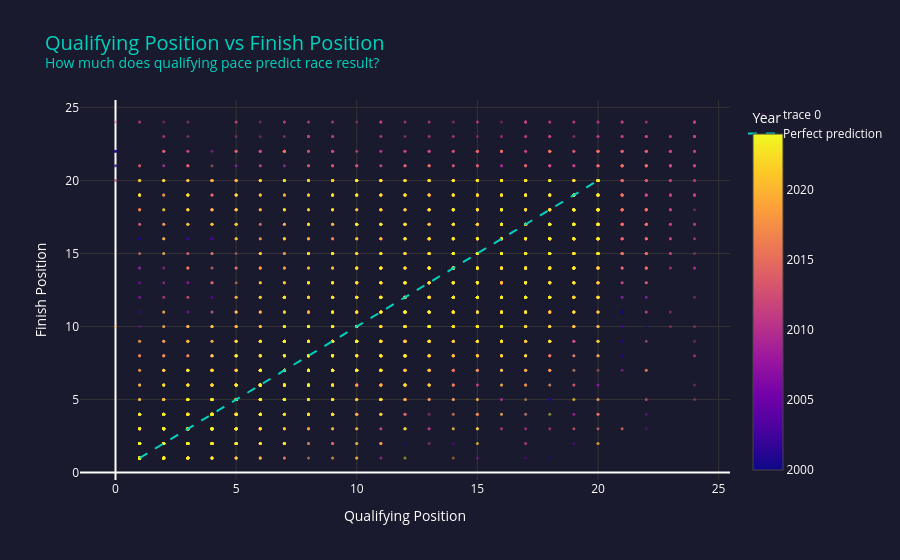

Notebook source saved alongside this figure:
### Markdown cell above
## 6.4 Qualifying Position vs Finish Position

Qualifying position = fastest lap time in qualifying session.
This tells us how fast the car + driver combination is
before the race even starts.

**Key Question:** Is qualifying more predictive than grid?
Let's find out!

### Code cell
fig = go.Figure()

fig.add_trace(go.Scatter(
    x=df['quali_position'],
    y=df['positionOrder'],
    mode='markers',
    marker=dict(
        color=df['year'],
        colorscale='Plasma',
        showscale=True,
        colorbar=dict(title='Year'),
        size=3,
        opacity=0.5
    ),
    text=df['code'],
    hovertemplate='<b>%{text}</b><br>Quali: %{x}<br>Finish: %{y}<extra></extra>'
))

# Perfect prediction line
fig.add_trace(go.Scatter(
    x=list(range(1, 21)),
    y=list(range(1, 21)),
    mode='lines',
    line=dict(color='#00D2BE', width=2, dash='dash'),
    name='Perfect prediction'
))

fig.update_layout(
    title='Qualifying Position vs Finish Position<br><sup>How much does qualifying pace predict race result?</sup>',
    paper_bgcolor='#1a1a2e',
    plot_bgcolor='#1a1a2e',
    font=dict(color='white'),
    title_font=dict(color='#00D2BE', size=20),
    xaxis_title='Qualifying Position',
    yaxis_title='Finish Position',
    xaxis=dict(gridcolor='#333333'),
    yaxis=dict(gridcolor='#333333'),
)
fig.show()

# Correlation
corr_quali = df['quali_position'].corr(df['positionOrder'])
corr_grid  = df['grid'].corr(df['positionOrder'])

print(f"Qualifying vs Finish correlation : {corr_quali:.3f}")
print(f"Grid vs Finish correlation       : {corr_grid:.3f}")
print(f"\nWhich is stronger? {'Qualifying' if corr_quali > corr_grid else 'Grid'}")

### Figure 1 — Plotly figure (JSON) as saved in the notebook; plotly's stock layout.template omitted (floating-point values rounded to 4 significant figures; data arrays with more than 128 entries replaced by an {"elided": "..."} marker saying what was removed)
{"data": [{"hovertemplate": "<b>%{text}</b><br>Quali: %{x}<br>Finish: %{y}<extra></extra>", "marker": {"color": {"elided": "10079 int values"}, "colorbar": {"title": {"text": "Year"}}, "colorscale": [[0, "#0d0887"], [0.1111, "#46039f"], [0.2222, "#7201a8"], [0.3333, "#9c179e"], [0.4444, "#bd3786"], [0.5556, "#d8576b"], [0.6667, "#ed7953"], [0.7778, "#fb9f3a"], [0.8889, "#fdca26"], [1, "#f0f921"]], "opacity": 0.5, "showscale": true, "size": 3}, "mode": "markers", "text": {"elided": "10079 str values"}, "type": "scatter", "x": {"elided": "10079 float values"}, "y": {"elided": "10079 int values"}}, {"line": {"color": "#00D2BE", "dash": "dash", "width": 2}, "mode": "lines", "name": "Perfect prediction", "type": "scatter", "x": [1, 2, 3, 4, 5, 6, 7, 8, 9, 10, 11, 12, 13, 14, 15, 16, 17, 18, 19, 20], "y": [1, 2, 3, 4, 5, 6, 7, 8, 9, 10, 11, 12, 13, 14, 15, 16, 17, 18, 19, 20]}], "layout": {"font": {"color": "white"}, "paper_bgcolor": "#1a1a2e", "plot_bgcolor": "#1a1a2e", "title": {"font": {"color": "#00D2BE", "size": 20}, "text": "Qualifying Position vs Finish Position<br><sup>How much does qualifying pace predict race result?</sup>"}, "xaxis": {"gridcolor": "#333333", "title": {"text": "Qualifying Position"}}, "yaxis": {"gridcolor": "#333333", "title": {"text": "Finish Position"}}}}
